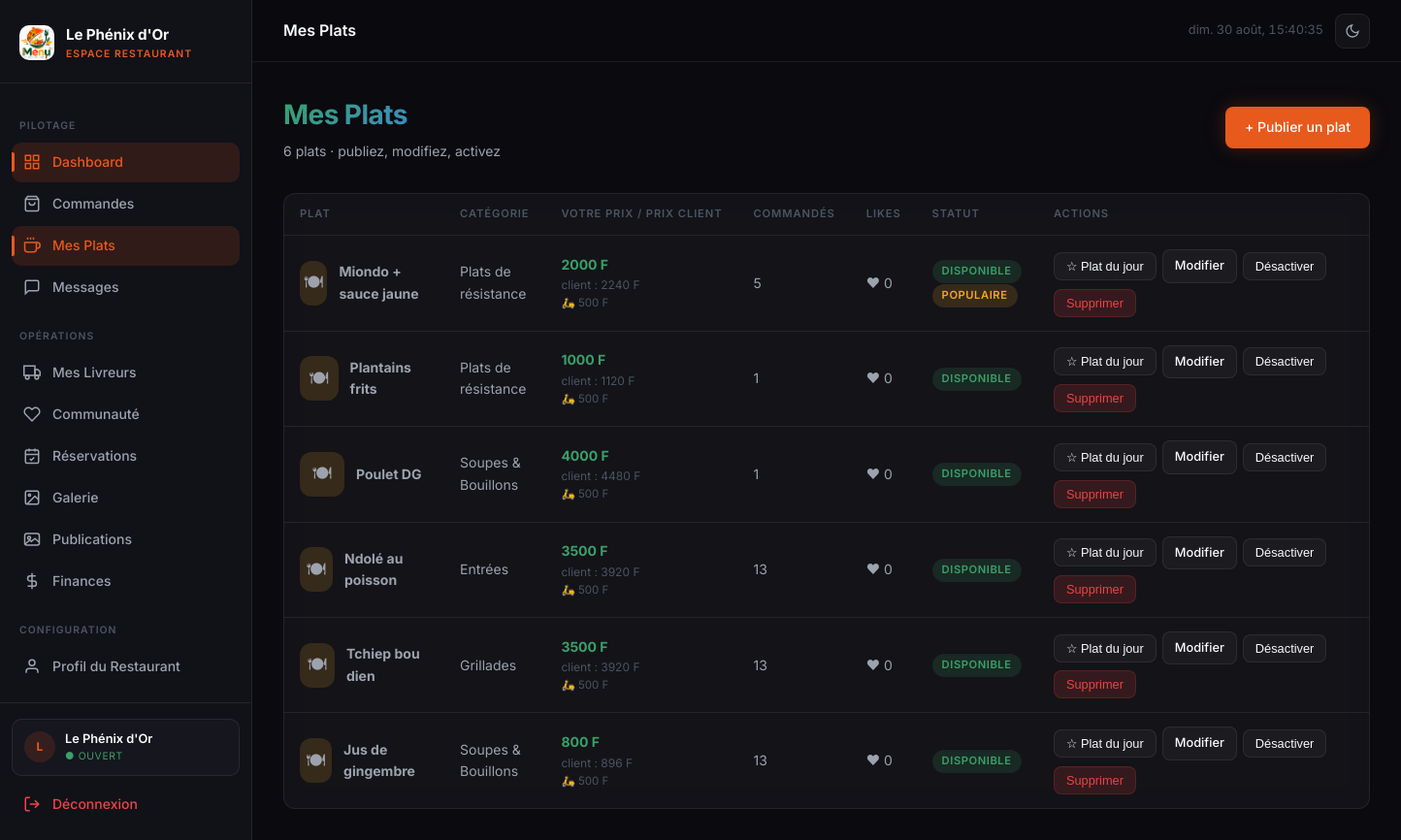
/admin-panel/resto/plats/ (signed in), run on an earlier commit of the app's database.
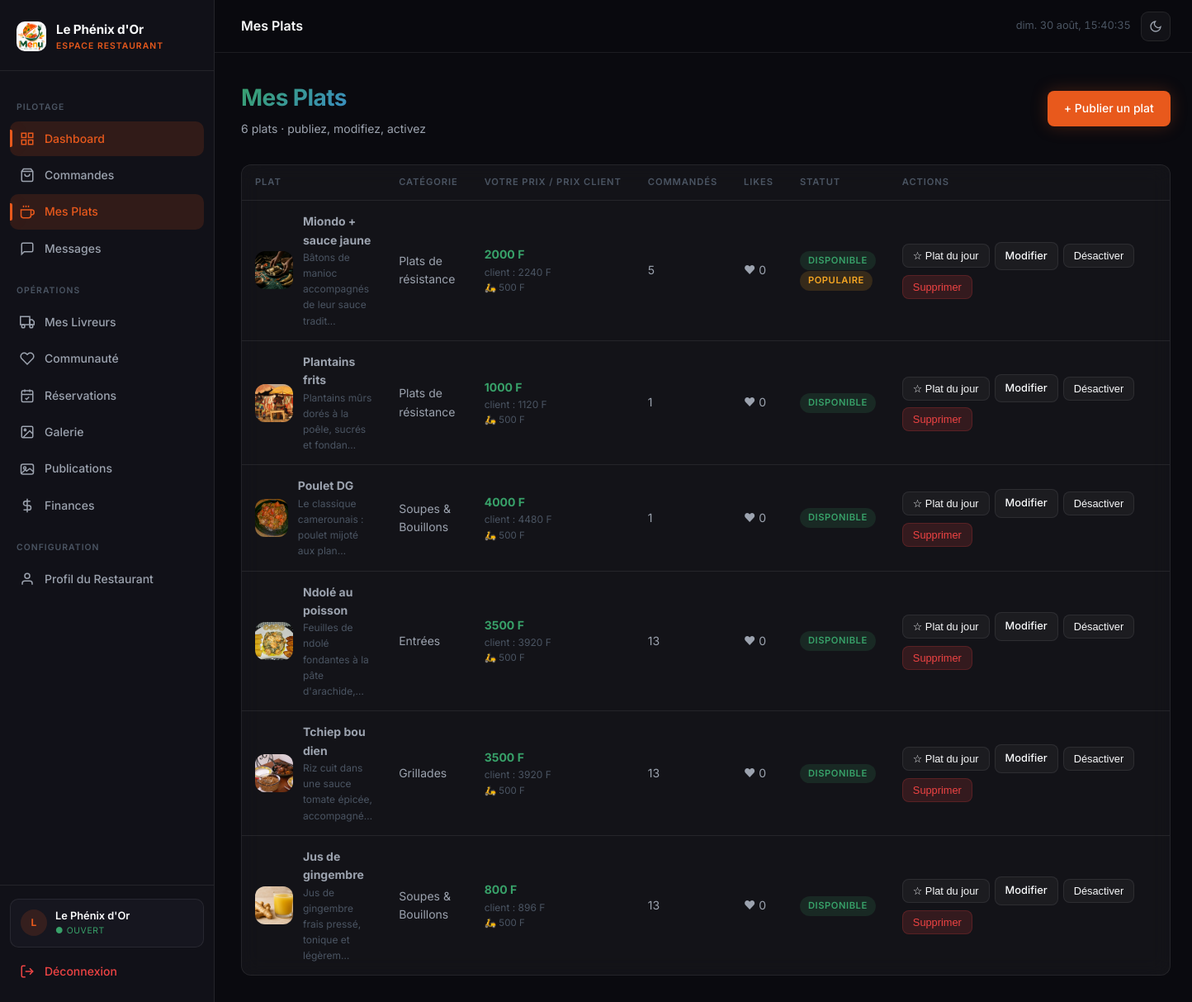
And on a later commit of the database.
### core/models.py (models this page shows, shortened)
class Plat(ApercuMixin, models.Model):
    restaurant = models.ForeignKey(RestaurantProfile, on_delete=models.CASCADE, related_name='plats')
    categorie = models.ForeignKey(Categorie, on_delete=models.SET_NULL, null=True, blank=True)
    nom = models.CharField(max_length=200)
    description = models.TextField(blank=True)
    prix = models.DecimalField(max_digits=10, decimal_places=0)
    frais_livraison = models.DecimalField(max_digits=10, decimal_places=0, default=500)
    image = models.ImageField(upload_to='plats/', blank=True, null=True)
    is_available = models.BooleanField(default=True)
    is_popular = models.BooleanField(default=False)
    is_featured = models.BooleanField(default=False)
    is_visible = models.BooleanField(default=True)
    plat_du_jour_le = models.DateField(null=True, blank=True)
    allergies = models.CharField(max_length=300, blank=True)
    ingredients = models.TextField(blank=True)
    created_at = models.DateTimeField(auto_now_add=True)
    @property
    def prix_client(self):
        rate = float(self.restaurant.commission_rate) if self.restaurant else 0.0
        return int(round(float(self.prix) * (1 + rate / 100)))
    class Meta:
        verbose_name = 'Plat'
        verbose_name_plural = 'Plats'

class Categorie(models.Model):
    nom = models.CharField(max_length=100)
    description = models.TextField(blank=True)
    icone = models.CharField(max_length=50, blank=True)
    class Meta:
        verbose_name = 'Catégorie'
        verbose_name_plural = 'Catégories'

class RestaurantProfile(models.Model):
    user = models.OneToOneField(User, on_delete=models.CASCADE, related_name='restaurant_profile')
    nom = models.CharField(max_length=200)
    description = models.TextField(blank=True)
    adresse = models.CharField(max_length=300)
    ville = models.CharField(max_length=100)
    pays = models.CharField(max_length=100, default='Cameroun')
    latitude = models.DecimalField(max_digits=9, decimal_places=6, null=True, blank=True)
    longitude = models.DecimalField(max_digits=9, decimal_places=6, null=True, blank=True)
    logo = models.ImageField(upload_to='restaurants/logos/', blank=True, null=True)
    cover_image = models.ImageField(upload_to='restaurants/covers/', blank=True, null=True)
    commission_rate = models.DecimalField(max_digits=5, decimal_places=2, default=10.00)
    is_verified = models.BooleanField(default=False)
    is_open = models.BooleanField(default=True)
    temps_livraison_moyen = models.PositiveIntegerField(default=30)
    frais_livraison = models.DecimalField(max_digits=10, decimal_places=0, default=500)
    prix_reservation = models.DecimalField(max_digits=10, decimal_places=0, default=5000)
    note_cache = models.DecimalField(max_digits=3, decimal_places=1, default=0)
    created_at = models.DateTimeField(auto_now_add=True)
    class Meta:
        verbose_name = 'Profil Restaurant'
        verbose_name_plural = 'Profils Restaurants'
    @property
    def nb_publications_attente(self):
        return self.publications.filter(statut='en_attente', supprime_par='').count()

### core/views/resto_ws.py (the view)
# urls.py: path('resto/plats/', resto_ws.plats, name='resto_plats'),
@resto_required
def plats(request):
    resto = request.resto
    qs = resto.plats.annotate(
        vol=Sum('lignecommande__quantite'),
        nb_likes=Count('favoris', distinct=True),
    ).select_related('categorie').order_by('-created_at')
    return render(request, 'resto/plats.html', {
        'resto': resto, 'plats': qs, 'today': timezone.localdate(),
        'active_page': 'plats',
    })

### core/views/resto_ws.py (called while the page is built)
def resto_required(view):
    @wraps(view)
    @login_required(login_url='core:login')
    def wrapper(request, *args, **kwargs):
        if request.user.role != 'restaurant' or not hasattr(request.user, 'restaurant_profile'):
            messages.error(request, 'Accès réservé aux restaurants.')
            return redirect('core:login')
        request.resto = request.user.restaurant_profile
        return view(request, *args, **kwargs)
    return wrapper

### templates/resto/plats.html (shortened to what this page needs)
{% extends 'resto_base.html' %}
{% block topbar_title %}Mes Plats{% endblock %}
{% block content %}
<div class="page-header anim-fade-up">
  <div>
    <h1 class="page-title gradient-text">Mes Plats</h1>
    <p class="page-subtitle">{{ plats|length }} plat{{ plats|length|pluralize }} · publiez, modifiez, activez</p>
  </div>
  <a href="{% url 'core:resto_plat_create' %}" class="btn btn-primary" style="margin-left:auto;">+ Publier un plat</a>
</div>
<div class="glass-card anim-fade-up" style="padding:0;overflow-x:auto;">
  <table class="data-table">
    <thead>
      <tr><th>Plat</th><th>Catégorie</th><th>Votre prix / Prix client</th><th>Commandés</th><th>Likes</th><th>Statut</th><th style="min-width:340px;">Actions</th></tr>
    </thead>
    <tbody>
      {% for p in plats %}
      <tr>
        <td>
          <div style="display:flex;align-items:center;gap:12px;">
            {% if p.image %}
              <img src="{{ p.image.url }}" alt="{{ p.nom }}" style="width:46px;height:46px;border-radius:12px;object-fit:cover;">
            {% else %}
              <div style="width:46px;height:46px;border-radius:12px;background:var(--accent-amber-dim);display:flex;align-items:center;justify-content:center;font-size:1.2rem;">🍽</div>
            {% endif %}
            <div>
              <div style="font-weight:700;">{{ p.nom }}</div>
              <div style="font-size:0.75rem;color:var(--text-muted);">{{ p.description|truncatechars:50 }}</div>
            </div>
          </div>
        </td>
        <td>{{ p.categorie.nom|default:'—' }}</td>
        <td style="white-space:nowrap;">
          <div style="font-weight:700;color:var(--accent-green);">{{ p.prix }} F</div>
          <div style="font-size:0.75rem;color:var(--text-muted);">client : {{ p.prix_client }} F</div>
          <div style="font-size:0.72rem;color:var(--text-muted);">🛵 {% if p.frais_livraison %}{{ p.frais_livraison }} F{% else %}offerte{% endif %}</div>
        </td>
        <td>{{ p.vol|default:0 }}</td>
        <td>❤ {{ p.nb_likes }}</td>
        <td>
          {% if p.is_available %}<span class="badge badge-green">Disponible</span>
          {% else %}<span class="badge badge-red">Indisponible</span>{% endif %}
          {% if p.is_popular %}<span class="badge badge-amber">Populaire</span>{% endif %}
        </td>
        <td>
          <div class="btn-group" style="flex-wrap:wrap;gap:6px;">
            <form method="post" action="{% url 'core:resto_plat_du_jour' p.pk %}">{% csrf_token %}
              <button class="btn {% if p.plat_du_jour_le == today %}btn-amber{% else %}btn-secondary{% endif %} btn-sm" title="Se réinitialise à minuit">
                {% if p.plat_du_jour_le == today %}★ Retirer du jour{% else %}☆ Plat du jour{% endif %}
              </button>
            </form>
            <a href="{% url 'core:resto_plat_edit' p.pk %}" class="btn btn-secondary btn-sm">Modifier</a>
            <form method="post" action="{% url 'core:resto_plat_toggle' p.pk %}">{% csrf_token %}
              <button class="btn {% if p.is_available %}btn-secondary{% else %}btn-amber{% endif %} btn-sm">
                {% if p.is_available %}Désactiver{% else %}Activer{% endif %}
              </button>
            </form>
            <form method="post" action="{% url 'core:resto_plat_delete' p.pk %}" onsubmit="return confirm('Supprimer définitivement « {{ p.nom|escapejs }} » ?');">{% csrf_token %}
              <button class="btn btn-danger btn-sm">Supprimer</button>
            </form>
          </div>
        </td>
      </tr>
      {% empty %}
      <tr><td colspan="7" style="text-align:center;color:var(--text-muted);padding:40px;">
        Aucun plat publié — <a href="{% url 'core:resto_plat_create' %}" style="color:var(--accent-amber);">publiez votre premier plat</a>.
      </td></tr>
      {% endfor %}
    </tbody>
  </table>
</div>
{% endblock %}

What changed in the data, as far as the page shows it:
changed Plat "Miondo + sauce jaune": image: picture added; description (not shown) → "Bâtons de manioc accompagnés de leur sauce tradit…"; no longer shows "🍽"
changed Plat "Plantains frits": image: picture added; description (not shown) → "Plantains mûrs dorés à la poêle, sucrés et fondan…"; no longer shows "🍽"
changed Plat "Poulet DG": image: picture added; description (not shown) → "Le classique camerounais : poulet mijoté aux plan…"; no longer shows "🍽"
changed Plat "Ndolé au poisson": image: picture added; description (not shown) → "Feuilles de ndolé fondantes à la pâte d'arachide,…"; no longer shows "🍽"
changed Plat "Tchiep bou dien": image: picture added; description (not shown) → "Riz cuit dans une sauce tomate épicée, accompagné…"; no longer shows "🍽"
changed Plat "Jus de gingembre": image: picture added; description (not shown) → "Jus de gingembre frais pressé, tonique et légèrem…"; no longer shows "🍽"
